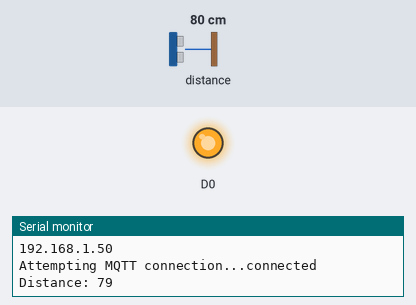
Recording of a sketch running on a simulated ESP8266 (NodeMCU). Shown: output pins drawn as LEDs (lit = HIGH), the last lines printed to the serial monitor. Wiring (inferred from the names in the program): ultrasonic range finder: trigger D4; echo D3. Dashed ring = blinking. Inputs (shaded band) come from the test bench; at power-on: distance to the obstacle 80 cm. The echo pulse lasts 58.3 µs per cm; WiFi joins after 1.5 s; servers stay silent unless stated; random numbers use the default seed unless the sketch sets one; no MQTT or app messages arrive unless stated; pins used as bus, display or sensor lines are not drawn.

Above: at 1.59 s.
At 4.29 s:
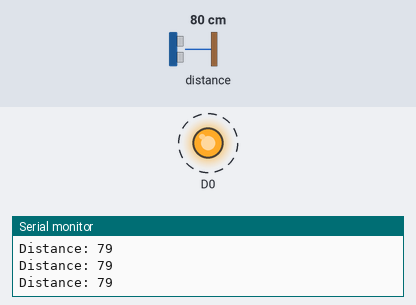
Timing chart, 0 to 4.6 s (numbered marks = the images above):
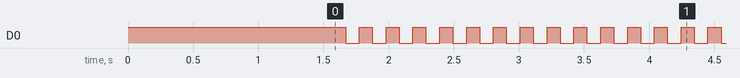

Measured:
- by itself, D0: alternates HIGH for 0.10 s and LOW for 0.11 s

The sketch:

sketch_dec08b_MQTT_Ultrasonic.ino
```cpp
/*
  Basic ESP8266 MQTT example

  This sketch demonstrates the capabilities of the pubsub library in combination
  with the ESP8266 board/library.

  It connects to an MQTT server then:
  - publishes "hello world" to the topic "outTopic" every two seconds
  - subscribes to the topic "inTopic", printing out any messages
    it receives. NB - it assumes the received payloads are strings not binary
  - If the first character of the topic "inTopic" is an 1, switch ON the ESP Led,
    else switch it off

  It will reconnect to the server if the connection is lost using a blocking
  reconnect function. See the 'mqtt_reconnect_nonblocking' example for how to
  achieve the same result without blocking the main loop.

  To install the ESP8266 board, (using Arduino 1.6.4+):
  - Add the following 3rd party board manager under "File -> Preferences -> Additional Boards Manager URLs":
       http://arduino.esp8266.com/stable/package_esp8266com_index.json
  - Open the "Tools -> Board -> Board Manager" and click install for the ESP8266"
  - Select your ESP8266 in "Tools -> Board"

*/

#include <ESP8266WiFi.h>
#include <PubSubClient.h>

// Update these with values suitable for your network.

const char* ssid = "LynxRob";
const char* password = "dsh94538xmm";
const char* mqtt_server = "192.168.1.146";

// define pins layout connect to HC-SR04
const int trigPin = D4;
const int echoPin = D3;

WiFiClient espClient;
PubSubClient client(espClient);
//long lastMsg = 0;
char pub_msg[10];
int sensor_value = 0;

void setup() {
  pinMode(trigPin, OUTPUT); // Sets the trigPin as an Output
  pinMode(echoPin, INPUT); // Sets the echoPin as an Input
  pinMode(D0, OUTPUT);     // Initialize the BUILTIN_LED pin as an output
  digitalWrite(D0, HIGH);  // Turn off led from initialization
  Serial.begin(115200);
  setup_wifi();
  client.setServer(mqtt_server, 1883);
  client.setCallback(callback);
}

void setup_wifi() {

  delay(10);
  // We start by connecting to a WiFi network
  Serial.println();
  Serial.print("Connecting to ");
  Serial.println(ssid);

  WiFi.begin(ssid, password);

  while (WiFi.status() != WL_CONNECTED) {
    delay(500);
    Serial.print(".");
  }

  randomSeed(micros());

  Serial.println("");
  Serial.println("WiFi connected");
  Serial.println("IP address: ");
  Serial.println(WiFi.localIP());
}

void callback(char* topic, byte* payload, unsigned int length) {
  Serial.print("Message arrived [");
  Serial.print(topic);
  Serial.print("] ");
  for (int i = 0; i < length; i++) {
    Serial.print((char)payload[i]);
  }
  Serial.println();
}

void reconnect() {
  // Loop until we're reconnected
  while (!client.connected()) {
    Serial.print("Attempting MQTT connection...");
    // Create a random client ID
    String clientId = "ESP8266Client-";
    clientId += String(random(0xffff), HEX);
    // Attempt to connect
    if (client.connect(clientId.c_str(), "username", "password")) {
      Serial.println("connected");
      // Once connected, publish an announcement...
      // client.publish("outTopic", "hello world");
      // ... and resubscribe
      // client.subscribe("inTopic");
    } else {
      Serial.print("failed, rc=");
      Serial.print(client.state());
      Serial.println(" try again in 5 seconds");
      // Wait 5 seconds before retrying
      delay(5000);
    }
  }
}

int readUltrasonic() {
  long duration;
  int distance;

  // Clears the trigPin
  digitalWrite(trigPin, LOW);
  delayMicroseconds(2);

  // Sets the trigPin on HIGH state for 10 micro seconds
  digitalWrite(trigPin, HIGH);
  delayMicroseconds(10);
  digitalWrite(trigPin, LOW);

  // Reads the echoPin, returns the sound wave travel time in microseconds
  duration = pulseIn(echoPin, HIGH);

  // Calculating the distance
  distance = duration * 0.034 / 2;

  return distance;
}

void loop() {

  if (!client.connected()) {
    reconnect();
  }
  client.loop();

  sensor_value = readUltrasonic();
  Serial.print("Distance: ");
  Serial.println(sensor_value);
  String(sensor_value).toCharArray(pub_msg, 10);
  client.publish("ultraSonic", pub_msg);

  //verify code running by using D0 LED
  digitalWrite(D0, HIGH);
  delay(100);
  digitalWrite(D0, LOW);
  delay(100);
}
```
